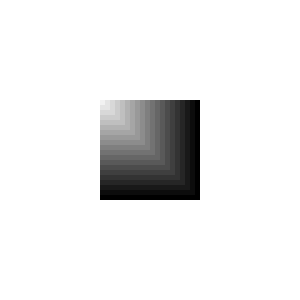
Frame 1 (no input)
Frame 60 (the mouse pressed at the canvas centre just before this capture): identical to frame 1, image omitted
Frame 120 (the mouse held since frame 60 and released just before this capture): identical to frame 1, image omitted

The Processing sketch that drew this single still picture (run headless with seeded random() and noise(); from frame 60 on, the mouse is pressed at the canvas centre):

// Processing sketch: processing_18924
// ── processing_18924.pde

void setup(){
  size(300,300);
  background(255);
  colorMode(HSB,width);
  smooth();
  frameRate(15);
}
int x=0;
void draw(){
  for(int x=0;x<=100;x+=5){
  noStroke();
  fill(3*x);
  rect(width/3,height/3,100-x,100-x);
  }
  x++;
  if(x>100){
    fill(x,width,width);
    rect(width/3,height/3,200-x,200-x);
    x+=5;
  }//next50 frames
  if(x>150){
    noStroke();
    ellipse(2*x-300,7*height/8,width/8,height/8);
    x++;
  }//next50 frames
  if(x>200){
    rect(width/3,height/3,width-x,height-x);
    x++;
  }//till300 frames
  if(x>300){
    background(width);
  }//the 300 frame
}
void mousePressed(){
  x=0;
  x++;
}

  
